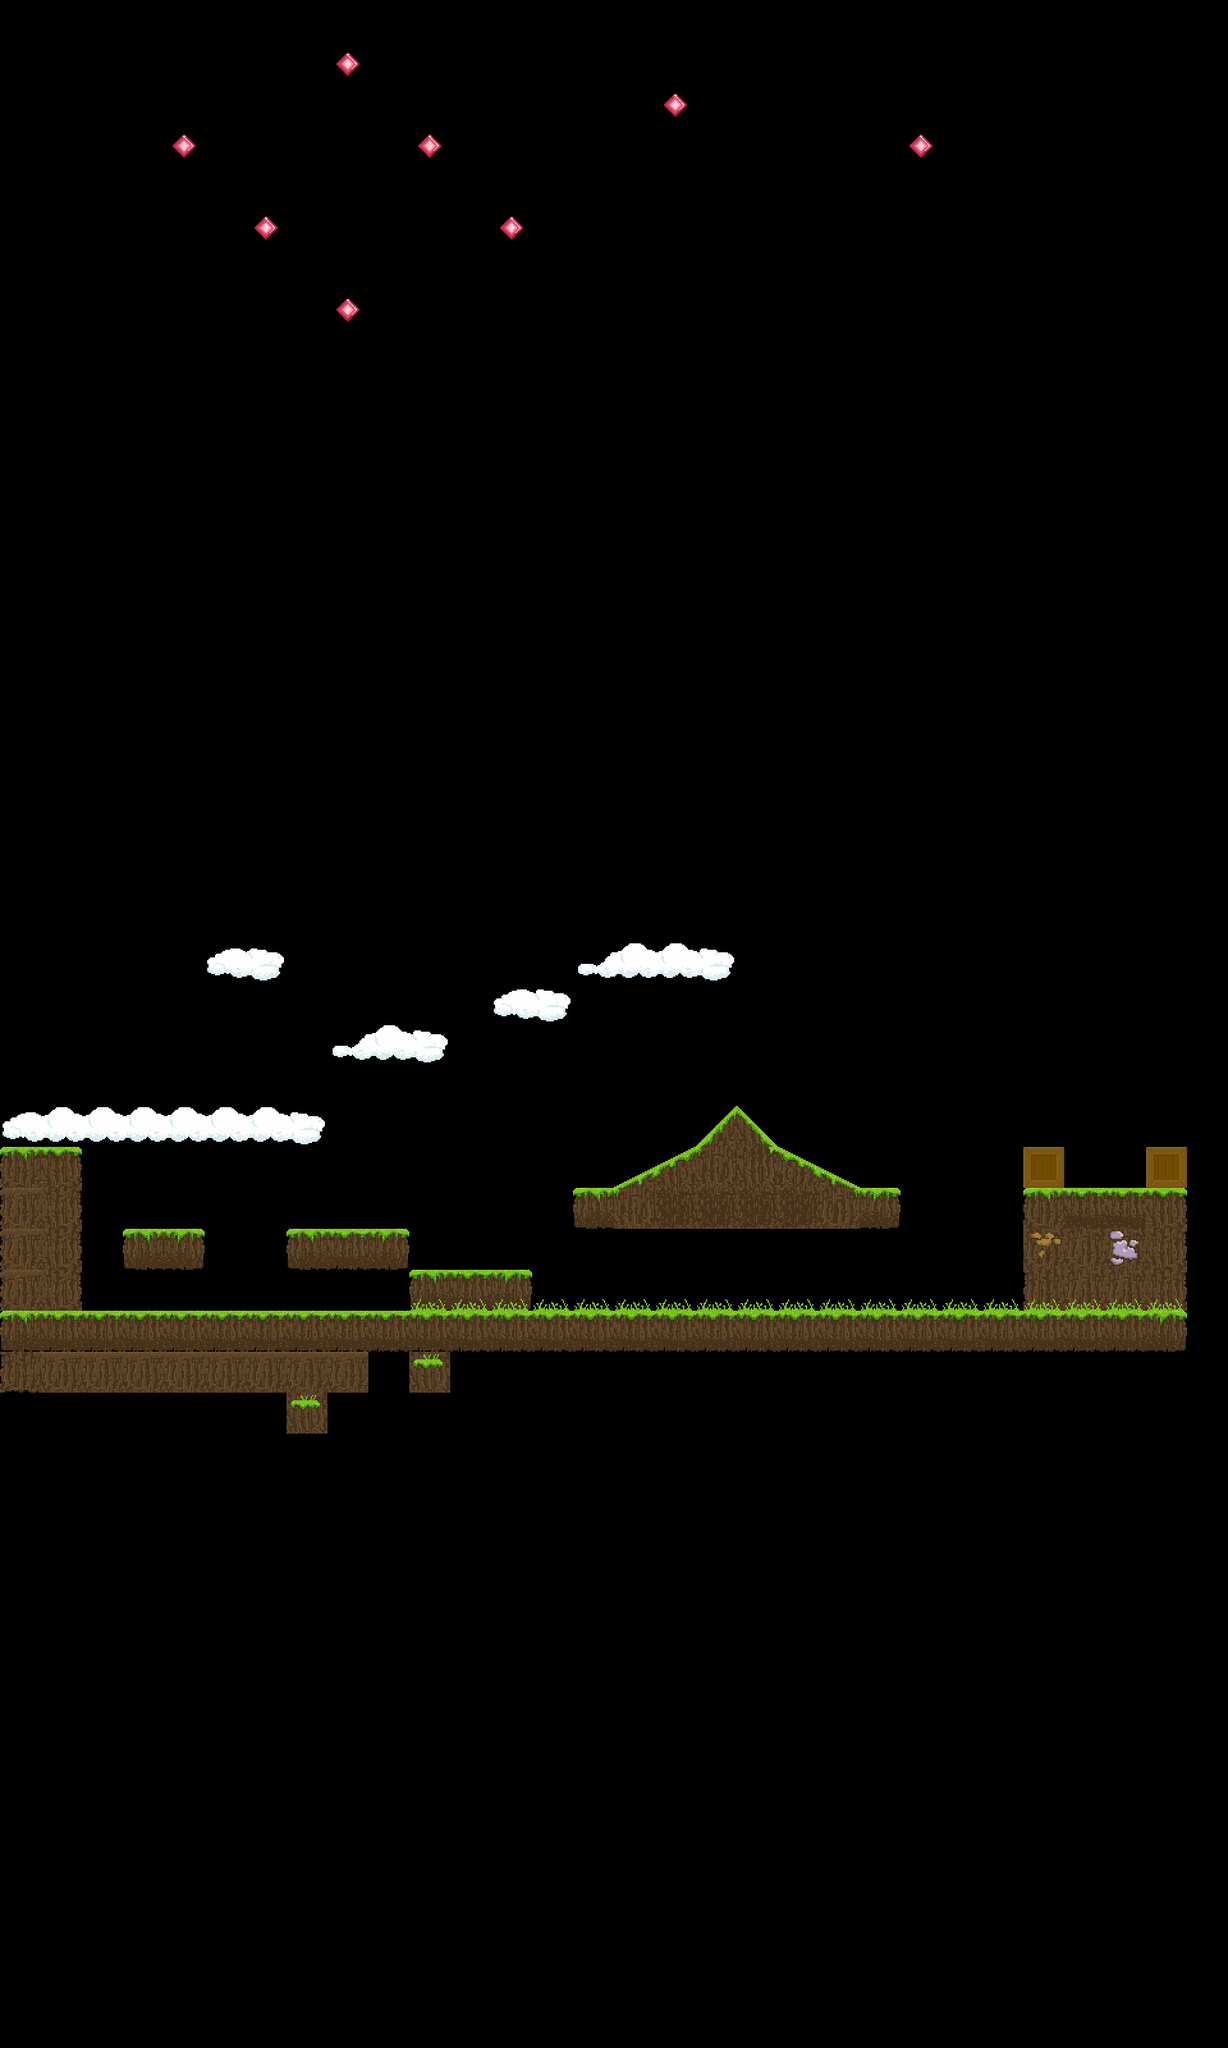

A level layout from a 2D game, rendered from its tile map. Below: a short description, then the map file with tile-grid data replaced by summaries:
An orthogonal 30x50 tile map with 64x64 px tiles, 2 tile layers (Tile Layer 1, Tile Layer 2) and 27 objects.

<map version="1.0" orientation="orthogonal" width="30" height="50" tilewidth="64" tileheight="64">
 <tileset firstgid="1" name="Tiles_64x64" tilewidth="64" tileheight="64">
  <image source="Tiles_64x64.png" width="512" height="512" />
  <tile id="50">
   <properties>
    <property name="Class" value="Enemy" />
   </properties>
  </tile>
  <tile id="51">
   <properties>
    <property name="Class" value="Player" />
   </properties>
  </tile>
 </tileset>
 <layer name="Tile Layer 1" width="30" height="50">
  <properties>
   <property name="collision" value="true" />
  </properties>
  <data>[1500 cells, 86 non-empty, 24 distinct tile ids]</data>
 </layer>
 <objectgroup name="Object Layer 1" width="30" height="50">
  <object gid="52" x="1088" y="2048" />
  <object gid="51" x="384" y="2048" />
  <object gid="51" x="704" y="1664" />
  <object gid="51" x="1408" y="640" />
  <object gid="51" x="1408" y="448" />
  <object gid="51" x="1408" y="1088" />
  <object gid="51" x="1472" y="832" />
  <object gid="51" x="1472" y="128" />
  <object gid="51" x="1536" y="256" />
  <object gid="51" x="1536" y="384" />
  <object gid="51" x="448" y="1664" />
  <object gid="51" x="320" y="1664" />
  <object gid="51" x="320" y="1280" />
  <object gid="51" x="384" y="1216" />
  <object gid="51" x="384" y="1216" />
  <object gid="51" x="448" y="1088" />
  <object gid="51" x="256" y="1216" />
  <object gid="51" x="384" y="832" />
  <object gid="51" x="320" y="768" />
  <object gid="51" x="384" y="704" />
  <object gid="51" x="320" y="704" />
  <object gid="51" x="320" y="896" />
  <object gid="51" x="512" y="960" />
  <object gid="51" x="640" y="704" />
  <object gid="51" x="576" y="768" />
  <object gid="51" x="576" y="704" />
  <object gid="51" x="448" y="704" />
 </objectgroup>
 <layer name="Tile Layer 2" width="30" height="50">
  <properties>
   <property name="sensor" value="true" />
  </properties>
  <data>[1500 cells, 50 non-empty, 12 distinct tile ids]</data>
 </layer>
</map>
